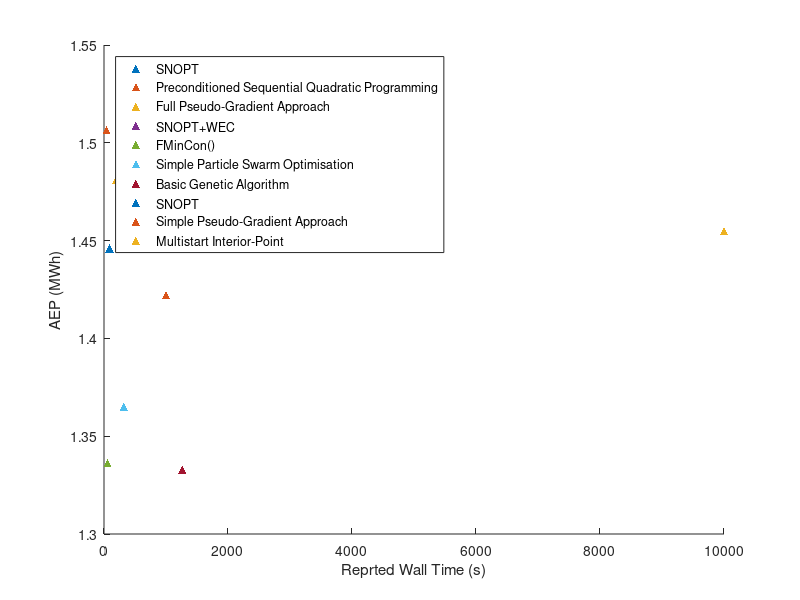
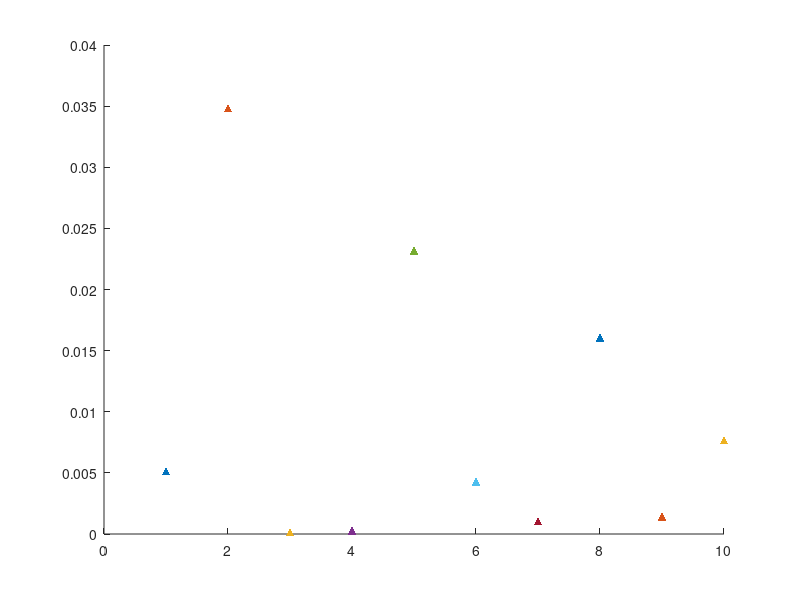

Write MATLAB code to recreate these figures, in order. (Note: this script raises an error after producing the figures.)
% Nick Baker
% IEA37 Time vs Performance Plot
% 4 Dec 2018

% Directory for our figure
figuresdir = '/Users/nbaker/Documents/GitHub/iea37-casestudies-extrafiles/Figures/';


% Non-normalized data
% Data
% Participant order: (1)PJ, (2)Tim, (3)Erik full, (4)Jared, (5)Nick,
% (6)Sanchez, (7)Wiley, (8)Ning, (9)Erik partial, (10)Prakash, (11)Salhi
AEP = [1476689.663, 1506388.415, 1455075.608, 1513311.194, 1336164.550, 1364943.008, 1332883.433, 1445967.377, 1422268.714, 1480850.976];
AEP = AEP ./ 1e6;
Walltime = [288, 43.2, 10000, 5299.01, 57.6, 318, 1262.4, 90, 1000, 193];

% Plt
figure(1)
hold on
for i = 1:10
    p(i) = scatter(Walltime(i), AEP(i),'^', 'filled');
end
hold off
%legend(p,'PJ', 'Tim','Erik (full)','Thomas','Nick','Sanchez','Willey','Ning','Erick (simp)', 'Prakash', 'location', 'NorthWest')
legend(p,'SNOPT', 'Preconditioned Sequential Quadratic Programming','Full Pseudo-Gradient Approach','SNOPT+WEC','FMinCon()','Simple Particle Swarm Optimisation','Basic Genetic Algorithm','SNOPT','Simple Pseudo-Gradient Approach', 'Multistart Interior-Point', 'location', 'NorthWest')
xlabel('Reprted Wall Time (s)')
ylabel('AEP (MWh)')

% Normalized Graph
NormAEPvTime = AEP ./ Walltime;

figure(2)
hold on
for ParNum = 1:10
    q(i) = scatter(ParNum, NormAEPvTime(ParNum), '^', 'filled');
end
legend(q,'SNOPT', 'Preconditioned Sequential Quadratic Programming','Full Pseudo-Gradient Approach','SNOPT+WEC','FMinCon()','Simple Particle Swarm Optimisation','Basic Genetic Algorithm','SNOPT','Simple Pseudo-Gradient Approach', 'Multistart Interior-Point', 'location', 'NorthEast')
hold off
ylabel('MWH/s')
xlabel('sub#')





% Save the graph as a pdf
%saveas(gcf,strcat(figuresdir, fig_name))